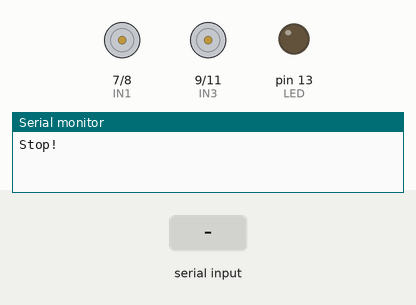
This sketch was run on a simulated Arduino Uno, built with avr-gcc and run on an emulated ATmega328P. Shown: motor-driver pin pairs drawn as motors (green arrow = first pin HIGH = forward, orange = second pin HIGH = backward, longer = more drive, scaled by the enable pin), output pins drawn as LEDs (lit = HIGH), the last lines printed to the serial monitor. Inputs (shaded band) come from the test bench.

Above: at 1.2 s.
1.3 s: "f" received over Serial
At 1.9 s:
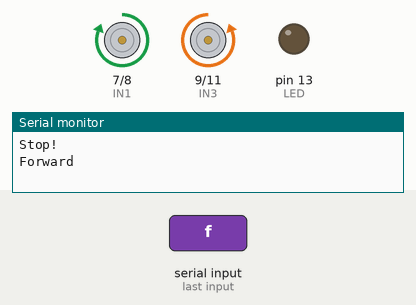
2.8 s: "d" received over Serial
At 3.1 s:
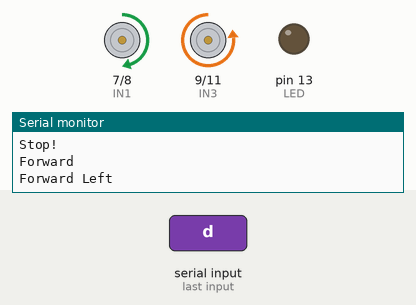
4.3 s: "g" received over Serial
At 5.4 s:
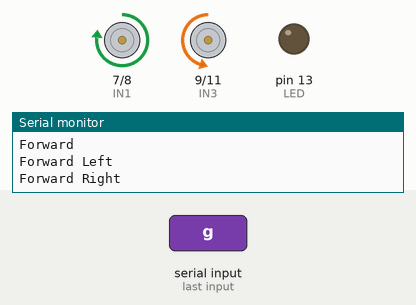
5.8 s: "b" received over Serial
At 6.6 s:
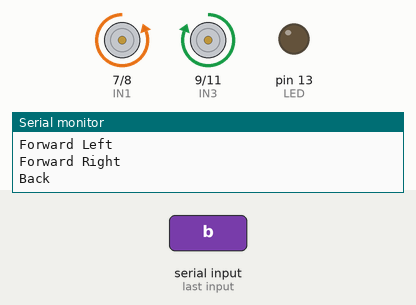
7.3 s: "v" received over Serial
At 7.7 s:
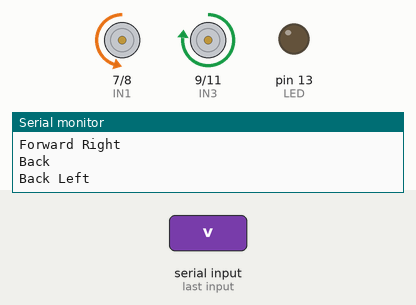
8.8 s: "n" received over Serial
At 10.0 s:
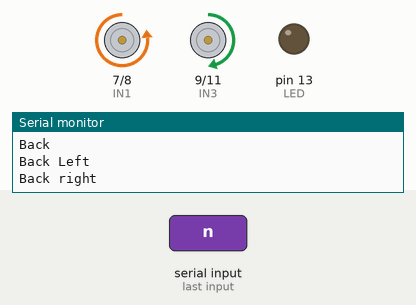
Timing chart, 0 to 11.3 s (numbered marks = the images above; inputs shaded):
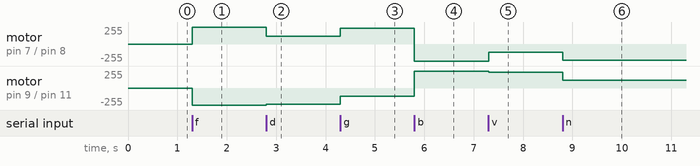

The sketch:

bluetooth.ino
```cpp
//www.elegoo.com
//
// Motor defintions
//
#define ENA 5
#define ENB 6
#define IN1 7
#define IN2 8
#define IN3 9
#define IN4 11
#define LED 13

int carSpeedDefault = 120;
int curveFactor = 2.1;
int carSpeedRotate = 160;
//
int carSpeed = carSpeedDefault * curveFactor;
//
bool state = LOW;
char getstr;

// Forward
void forward(){
  digitalWrite(ENA,HIGH);
  digitalWrite(ENB,HIGH);
  digitalWrite(IN1,HIGH);
  digitalWrite(IN2,LOW);
  digitalWrite(IN3,LOW);
  digitalWrite(IN4,HIGH);
  Serial.println("Forward");
}

// Forward left
void forwardLeft(){
  digitalWrite(IN1,HIGH);
  digitalWrite(IN2,LOW);
  digitalWrite(IN3,LOW);
  digitalWrite(IN4,HIGH);
  analogWrite(ENA,carSpeedDefault);
  analogWrite(ENB,carSpeed);
  Serial.println("Forward Left");
}
// Forward right
void forwardRight(){
  digitalWrite(IN1,HIGH);
  digitalWrite(IN2,LOW);
  digitalWrite(IN3,LOW);
  digitalWrite(IN4,HIGH);
  analogWrite(ENA,carSpeed);
  analogWrite(ENB,carSpeedDefault);
  Serial.println("Forward Right");
}

// backward
void back(){
  digitalWrite(ENA,HIGH);
  digitalWrite(ENB,HIGH);
  digitalWrite(IN1,LOW);
  digitalWrite(IN2,HIGH);
  digitalWrite(IN3,HIGH);
  digitalWrite(IN4,LOW);
  Serial.println("Back");
}

// backward left
void backLeft(){
  digitalWrite(IN1,LOW);
  digitalWrite(IN2,HIGH);
  digitalWrite(IN3,HIGH);
  digitalWrite(IN4,LOW);
  analogWrite(ENA,carSpeedDefault);
  analogWrite(ENB,carSpeed);
  Serial.println("Back Left");
}

// backward Right
void backRight(){
  digitalWrite(IN1,LOW);
  digitalWrite(IN2,HIGH);
  digitalWrite(IN3,HIGH);
  digitalWrite(IN4,LOW);
  analogWrite(ENA,carSpeed);
  analogWrite(ENB,carSpeedDefault);
  Serial.println("Back right");
}


// Left
void left(){
  analogWrite(ENA,carSpeedRotate);
  analogWrite(ENB,carSpeedRotate);
  digitalWrite(IN1,LOW);
  digitalWrite(IN2,HIGH);
  digitalWrite(IN3,LOW);
  digitalWrite(IN4,HIGH);
  Serial.println("Left");
}

// right
void right(){
  analogWrite(ENA,carSpeedRotate);
  analogWrite(ENB,carSpeedRotate);
  digitalWrite(IN1,HIGH);
  digitalWrite(IN2,LOW);
  digitalWrite(IN3,HIGH);
  digitalWrite(IN4,LOW);
  Serial.println("Right");
}

// Stop
void stop(){
  digitalWrite(ENA,LOW);
  digitalWrite(ENB,LOW);
  Serial.println("Stop!");
}

// Light
void stateChange(){
  state = !state;
  digitalWrite(LED, state);
  Serial.println("Light");
}

void setup() {
  Serial.begin(9600);
  pinMode(LED, OUTPUT);
  pinMode(IN1,OUTPUT);
  pinMode(IN2,OUTPUT);
  pinMode(IN3,OUTPUT);
  pinMode(IN4,OUTPUT);
  pinMode(ENA,OUTPUT);
  pinMode(ENB,OUTPUT);
  stop();
}

void loop() {
  getstr = Serial.read();
  switch(getstr){
    case 'f': forward(); break;
    case 'd': forwardLeft(); break;
    case 'g': forwardRight(); break;
    case 'b': back();   break;
    case 'v': backLeft();   break;
    case 'n': backRight();   break;
    case 'l': left();   break;
    case 'r': right();  break;
    case 's': stop();   break;
    case 'a': stateChange(); break;
    default:  break;
  }
}
```

Measured:
- after the input at 1.3 s, motor on pin 7 (IN1) / pin 8 (IN2): stopped → forward 255/255 at once; motor on pin 9 (IN3) / pin 11 (IN4): stopped → backward 255/255 at once
- after the input at 2.8 s, motor on pin 7 (IN1) / pin 8 (IN2): forward 255/255 → forward 120/255 at once; motor on pin 9 (IN3) / pin 11 (IN4): backward 255/255 → backward 240/255 at once
- after the input at 4.3 s, motor on pin 7 (IN1) / pin 8 (IN2): forward 120/255 → forward 240/255 at once; motor on pin 9 (IN3) / pin 11 (IN4): backward 240/255 → backward 120/255 at once
- after the input at 5.8 s, motor on pin 7 (IN1) / pin 8 (IN2): forward 240/255 → backward 255/255 at once; motor on pin 9 (IN3) / pin 11 (IN4): backward 120/255 → forward 255/255 at once
- after the input at 7.3 s, motor on pin 7 (IN1) / pin 8 (IN2): backward 255/255 → backward 120/255 at once; motor on pin 9 (IN3) / pin 11 (IN4): forward 255/255 → forward 240/255 at once
- after the input at 8.8 s, motor on pin 7 (IN1) / pin 8 (IN2): backward 120/255 → backward 240/255 at once; motor on pin 9 (IN3) / pin 11 (IN4): forward 240/255 → forward 120/255 at once
